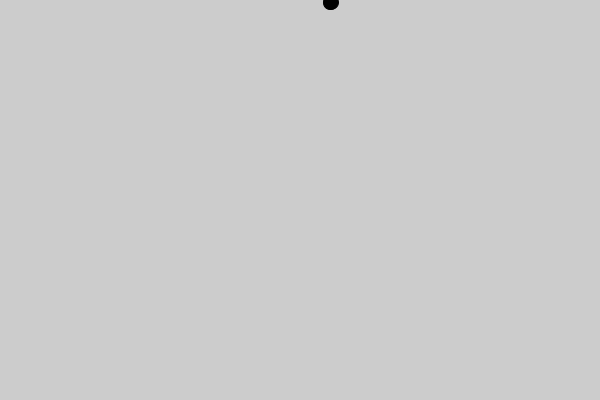
Frame 1 (no input)
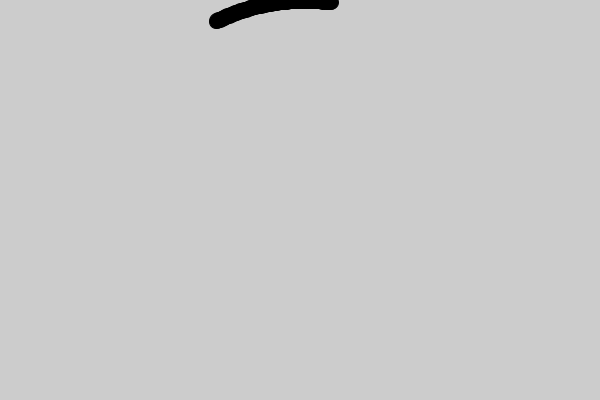
Frame 60 (the mouse pressed at the canvas centre just before this capture)
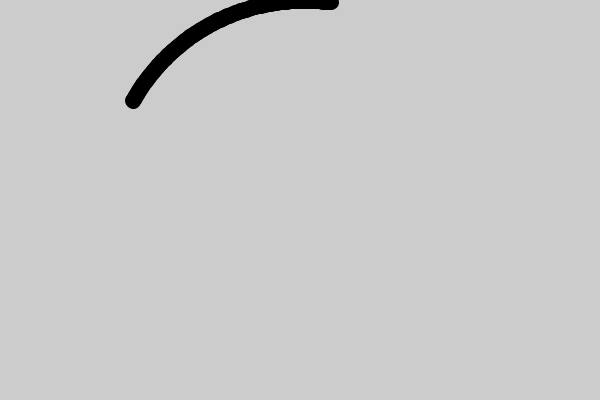
Frame 120 (the mouse held since frame 60 and released just before this capture)

The Processing sketch that drew these frames (run headless with seeded random() and noise(); from frame 60 on, the mouse is pressed at the canvas centre):

// Processing sketch: spirale
// ── spirale.pde
float r = 200;
float theta = 30;
int count = 0;


void setup(){
  size(600,400);
}

void draw(){
  translate(width/2,height/2);
  float x = r * cos(theta);
  float y = r * sin(theta);
  
  stroke(0);
  fill(0);
  ellipse(x,y,15,15);
  
  theta -= 0.01;
  r -= 0.05;
  
  if (r < 0.05){
    noLoop();  
  }
}

// ── Point.pde
class Point{
  float x;
  float y;
  
  Point(float x_,float y_){
    x = x_;;
    y = y_;
  }
  
}
